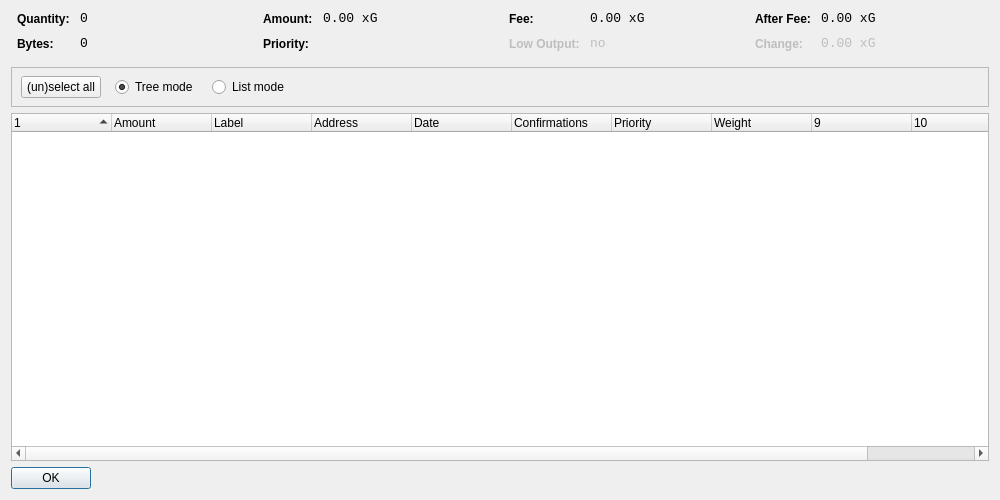
<?xml version="1.0" encoding="UTF-8"?>
<ui version="4.0">
 <class>CoinControlDialog</class>
 <widget class="QDialog" name="CoinControlDialog">
  <property name="geometry">
   <rect>
    <x>0</x>
    <y>0</y>
    <width>1000</width>
    <height>500</height>
   </rect>
  </property>
  <property name="windowTitle">
   <string>Coin Control</string>
  </property>
  <layout class="QVBoxLayout" name="verticalLayout">
   <item>
    <layout class="QHBoxLayout" name="horizontalLayoutTop" stretch="0,0,0,0">
     <property name="topMargin">
      <number>0</number>
     </property>
     <property name="bottomMargin">
      <number>10</number>
     </property>
     <item>
      <layout class="QFormLayout" name="formLayoutCoinControl1">
       <property name="horizontalSpacing">
        <number>10</number>
       </property>
       <property name="verticalSpacing">
        <number>10</number>
       </property>
       <property name="leftMargin">
        <number>6</number>
       </property>
       <property name="rightMargin">
        <number>6</number>
       </property>
       <item row="0" column="0">
        <widget class="QLabel" name="labelCoinControlQuantityText">
         <property name="styleSheet">
          <string notr="true">font-weight:bold;</string>
         </property>
         <property name="text">
          <string>Quantity:</string>
         </property>
        </widget>
       </item>
       <item row="0" column="1">
        <widget class="QLabel" name="labelCoinControlQuantity">
         <property name="font">
          <font>
           <family>Monospace</family>
           <pointsize>10</pointsize>
          </font>
         </property>
         <property name="cursor">
          <cursorShape>IBeamCursor</cursorShape>
         </property>
         <property name="contextMenuPolicy">
          <enum>Qt::ActionsContextMenu</enum>
         </property>
         <property name="text">
          <string>0</string>
         </property>
         <property name="textInteractionFlags">
          <set>Qt::LinksAccessibleByMouse|Qt::TextSelectableByKeyboard|Qt::TextSelectableByMouse</set>
         </property>
        </widget>
       </item>
       <item row="1" column="0">
        <widget class="QLabel" name="labelCoinControlBytesText">
         <property name="styleSheet">
          <string notr="true">font-weight:bold;</string>
         </property>
         <property name="text">
          <string>Bytes:</string>
         </property>
        </widget>
       </item>
       <item row="1" column="1">
        <widget class="QLabel" name="labelCoinControlBytes">
         <property name="font">
          <font>
           <family>Monospace</family>
           <pointsize>10</pointsize>
          </font>
         </property>
         <property name="cursor">
          <cursorShape>IBeamCursor</cursorShape>
         </property>
         <property name="contextMenuPolicy">
          <enum>Qt::ActionsContextMenu</enum>
         </property>
         <property name="text">
          <string>0</string>
         </property>
         <property name="textInteractionFlags">
          <set>Qt::LinksAccessibleByMouse|Qt::TextSelectableByKeyboard|Qt::TextSelectableByMouse</set>
         </property>
        </widget>
       </item>
      </layout>
     </item>
     <item>
      <layout class="QFormLayout" name="formLayoutCoinControl2">
       <property name="horizontalSpacing">
        <number>10</number>
       </property>
       <property name="verticalSpacing">
        <number>10</number>
       </property>
       <property name="leftMargin">
        <number>6</number>
       </property>
       <property name="rightMargin">
        <number>6</number>
       </property>
       <item row="0" column="0">
        <widget class="QLabel" name="labelCoinControlAmountText">
         <property name="styleSheet">
          <string notr="true">font-weight:bold;</string>
         </property>
         <property name="text">
          <string>Amount:</string>
         </property>
        </widget>
       </item>
       <item row="0" column="1">
        <widget class="QLabel" name="labelCoinControlAmount">
         <property name="font">
          <font>
           <family>Monospace</family>
           <pointsize>10</pointsize>
          </font>
         </property>
         <property name="cursor">
          <cursorShape>IBeamCursor</cursorShape>
         </property>
         <property name="contextMenuPolicy">
          <enum>Qt::ActionsContextMenu</enum>
         </property>
         <property name="text">
          <string>0.00 xG</string>
         </property>
         <property name="textInteractionFlags">
          <set>Qt::LinksAccessibleByMouse|Qt::TextSelectableByKeyboard|Qt::TextSelectableByMouse</set>
         </property>
        </widget>
       </item>
       <item row="1" column="0">
        <widget class="QLabel" name="labelCoinControlPriorityText">
         <property name="styleSheet">
          <string notr="true">font-weight:bold;</string>
         </property>
         <property name="text">
          <string>Priority:</string>
         </property>
        </widget>
       </item>
       <item row="1" column="1">
        <widget class="QLabel" name="labelCoinControlPriority">
         <property name="font">
          <font>
           <family>Monospace</family>
           <pointsize>10</pointsize>
          </font>
         </property>
         <property name="cursor">
          <cursorShape>IBeamCursor</cursorShape>
         </property>
         <property name="contextMenuPolicy">
          <enum>Qt::ActionsContextMenu</enum>
         </property>
         <property name="text">
          <string/>
         </property>
         <property name="textInteractionFlags">
          <set>Qt::LinksAccessibleByMouse|Qt::TextSelectableByKeyboard|Qt::TextSelectableByMouse</set>
         </property>
        </widget>
       </item>
      </layout>
     </item>
     <item>
      <layout class="QFormLayout" name="formLayoutCoinControl3">
       <property name="horizontalSpacing">
        <number>10</number>
       </property>
       <property name="verticalSpacing">
        <number>10</number>
       </property>
       <property name="leftMargin">
        <number>6</number>
       </property>
       <property name="rightMargin">
        <number>6</number>
       </property>
       <item row="0" column="0">
        <widget class="QLabel" name="labelCoinControlFeeText">
         <property name="styleSheet">
          <string notr="true">font-weight:bold;</string>
         </property>
         <property name="text">
          <string>Fee:</string>
         </property>
        </widget>
       </item>
       <item row="0" column="1">
        <widget class="QLabel" name="labelCoinControlFee">
         <property name="font">
          <font>
           <family>Monospace</family>
           <pointsize>10</pointsize>
          </font>
         </property>
         <property name="cursor">
          <cursorShape>IBeamCursor</cursorShape>
         </property>
         <property name="contextMenuPolicy">
          <enum>Qt::ActionsContextMenu</enum>
         </property>
         <property name="text">
          <string>0.00 xG</string>
         </property>
         <property name="textInteractionFlags">
          <set>Qt::LinksAccessibleByMouse|Qt::TextSelectableByKeyboard|Qt::TextSelectableByMouse</set>
         </property>
        </widget>
       </item>
       <item row="1" column="0">
        <widget class="QLabel" name="labelCoinControlLowOutputText">
         <property name="enabled">
          <bool>false</bool>
         </property>
         <property name="styleSheet">
          <string notr="true">font-weight:bold;</string>
         </property>
         <property name="text">
          <string>Low Output:</string>
         </property>
        </widget>
       </item>
       <item row="1" column="1">
        <widget class="QLabel" name="labelCoinControlLowOutput">
         <property name="enabled">
          <bool>false</bool>
         </property>
         <property name="font">
          <font>
           <family>Monospace</family>
           <pointsize>10</pointsize>
          </font>
         </property>
         <property name="cursor">
          <cursorShape>IBeamCursor</cursorShape>
         </property>
         <property name="contextMenuPolicy">
          <enum>Qt::ActionsContextMenu</enum>
         </property>
         <property name="text">
          <string>no</string>
         </property>
         <property name="textInteractionFlags">
          <set>Qt::LinksAccessibleByMouse|Qt::TextSelectableByKeyboard|Qt::TextSelectableByMouse</set>
         </property>
        </widget>
       </item>
      </layout>
     </item>
     <item>
      <layout class="QFormLayout" name="formLayoutCoinControl4">
       <property name="horizontalSpacing">
        <number>10</number>
       </property>
       <property name="verticalSpacing">
        <number>10</number>
       </property>
       <property name="leftMargin">
        <number>6</number>
       </property>
       <property name="rightMargin">
        <number>6</number>
       </property>
       <item row="0" column="0">
        <widget class="QLabel" name="labelCoinControlAfterFeeText">
         <property name="styleSheet">
          <string notr="true">font-weight:bold;</string>
         </property>
         <property name="text">
          <string>After Fee:</string>
         </property>
        </widget>
       </item>
       <item row="0" column="1">
        <widget class="QLabel" name="labelCoinControlAfterFee">
         <property name="font">
          <font>
           <family>Monospace</family>
           <pointsize>10</pointsize>
          </font>
         </property>
         <property name="cursor">
          <cursorShape>IBeamCursor</cursorShape>
         </property>
         <property name="contextMenuPolicy">
          <enum>Qt::ActionsContextMenu</enum>
         </property>
         <property name="text">
          <string>0.00 xG</string>
         </property>
         <property name="textInteractionFlags">
          <set>Qt::LinksAccessibleByMouse|Qt::TextSelectableByKeyboard|Qt::TextSelectableByMouse</set>
         </property>
        </widget>
       </item>
       <item row="1" column="0">
        <widget class="QLabel" name="labelCoinControlChangeText">
         <property name="enabled">
          <bool>false</bool>
         </property>
         <property name="styleSheet">
          <string notr="true">font-weight:bold;</string>
         </property>
         <property name="text">
          <string>Change:</string>
         </property>
        </widget>
       </item>
       <item row="1" column="1">
        <widget class="QLabel" name="labelCoinControlChange">
         <property name="enabled">
          <bool>false</bool>
         </property>
         <property name="font">
          <font>
           <family>Monospace</family>
           <pointsize>10</pointsize>
          </font>
         </property>
         <property name="cursor">
          <cursorShape>IBeamCursor</cursorShape>
         </property>
         <property name="contextMenuPolicy">
          <enum>Qt::ActionsContextMenu</enum>
         </property>
         <property name="text">
          <string>0.00 xG</string>
         </property>
         <property name="textInteractionFlags">
          <set>Qt::LinksAccessibleByMouse|Qt::TextSelectableByKeyboard|Qt::TextSelectableByMouse</set>
         </property>
        </widget>
       </item>
      </layout>
     </item>
    </layout>
   </item>
   <item>
    <widget class="QFrame" name="frame">
     <property name="minimumSize">
      <size>
       <width>0</width>
       <height>40</height>
      </size>
     </property>
     <property name="frameShape">
      <enum>QFrame::StyledPanel</enum>
     </property>
     <property name="frameShadow">
      <enum>QFrame::Sunken</enum>
     </property>
     <widget class="QWidget" name="horizontalLayoutWidget">
      <property name="geometry">
       <rect>
        <x>10</x>
        <y>0</y>
        <width>781</width>
        <height>41</height>
       </rect>
      </property>
      <layout class="QHBoxLayout" name="horizontalLayoutPanel" stretch="0,0,0,0,0,0">
       <property name="spacing">
        <number>14</number>
       </property>
       <item>
        <widget class="QPushButton" name="pushButtonSelectAll">
         <property name="sizePolicy">
          <sizepolicy hsizetype="Maximum" vsizetype="Fixed">
           <horstretch>0</horstretch>
           <verstretch>0</verstretch>
          </sizepolicy>
         </property>
         <property name="text">
          <string>(un)select all</string>
         </property>
        </widget>
       </item>
       <item>
        <widget class="QRadioButton" name="radioTreeMode">
         <property name="sizePolicy">
          <sizepolicy hsizetype="Maximum" vsizetype="Fixed">
           <horstretch>0</horstretch>
           <verstretch>0</verstretch>
          </sizepolicy>
         </property>
         <property name="text">
          <string>Tree mode</string>
         </property>
         <property name="checked">
          <bool>true</bool>
         </property>
        </widget>
       </item>
       <item>
        <widget class="QRadioButton" name="radioListMode">
         <property name="sizePolicy">
          <sizepolicy hsizetype="Maximum" vsizetype="Fixed">
           <horstretch>0</horstretch>
           <verstretch>0</verstretch>
          </sizepolicy>
         </property>
         <property name="text">
          <string>List mode</string>
         </property>
        </widget>
       </item>
       <item>
        <spacer name="horizontalSpacer">
         <property name="orientation">
          <enum>Qt::Horizontal</enum>
         </property>
         <property name="sizeHint" stdset="0">
          <size>
           <width>40</width>
           <height>20</height>
          </size>
         </property>
        </spacer>
       </item>
      </layout>
     </widget>
    </widget>
   </item>
   <item>
    <widget class="CoinControlTreeWidget" name="treeWidget">
     <property name="contextMenuPolicy">
      <enum>Qt::CustomContextMenu</enum>
     </property>
     <property name="sortingEnabled">
      <bool>false</bool>
     </property>
     <property name="columnCount">
      <number>11</number>
     </property>
     <attribute name="headerShowSortIndicator" stdset="0">
      <bool>true</bool>
     </attribute>
     <attribute name="headerStretchLastSection">
      <bool>false</bool>
     </attribute>
     <column>
      <property name="text">
       <string/>
      </property>
     </column>
     <column>
      <property name="text">
       <string>Amount</string>
      </property>
     </column>
     <column>
      <property name="text">
       <string>Label</string>
      </property>
     </column>
     <column>
      <property name="text">
       <string>Address</string>
      </property>
     </column>
     <column>
      <property name="text">
       <string>Date</string>
      </property>
     </column>
     <column>
      <property name="text">
       <string>Confirmations</string>
      </property>
     </column>
     <column>
      <property name="text">
       <string>Priority</string>
      </property>
     </column>
     <column>
      <property name="text">
       <string>Weight</string>
      </property>
     </column>
     <column>
      <property name="text">
       <string/>
      </property>
     </column>
     <column>
      <property name="text">
       <string/>
      </property>
     </column>
     <column>
      <property name="text">
       <string/>
      </property>
     </column>
     <column>
      <property name="text">
       <string/>
      </property>
     </column>
    </widget>
   </item>
   <item>
    <widget class="QDialogButtonBox" name="buttonBox">
     <property name="sizePolicy">
      <sizepolicy hsizetype="Maximum" vsizetype="Fixed">
       <horstretch>0</horstretch>
       <verstretch>0</verstretch>
      </sizepolicy>
     </property>
     <property name="orientation">
      <enum>Qt::Horizontal</enum>
     </property>
     <property name="standardButtons">
      <set>QDialogButtonBox::Ok</set>
     </property>
    </widget>
   </item>
  </layout>
 </widget>
 <customwidgets>
  <customwidget>
   <class>CoinControlTreeWidget</class>
   <extends>QTreeWidget</extends>
   <header>coincontroltreewidget.h</header>
  </customwidget>
 </customwidgets>
 <resources/>
 <connections/>
</ui>
